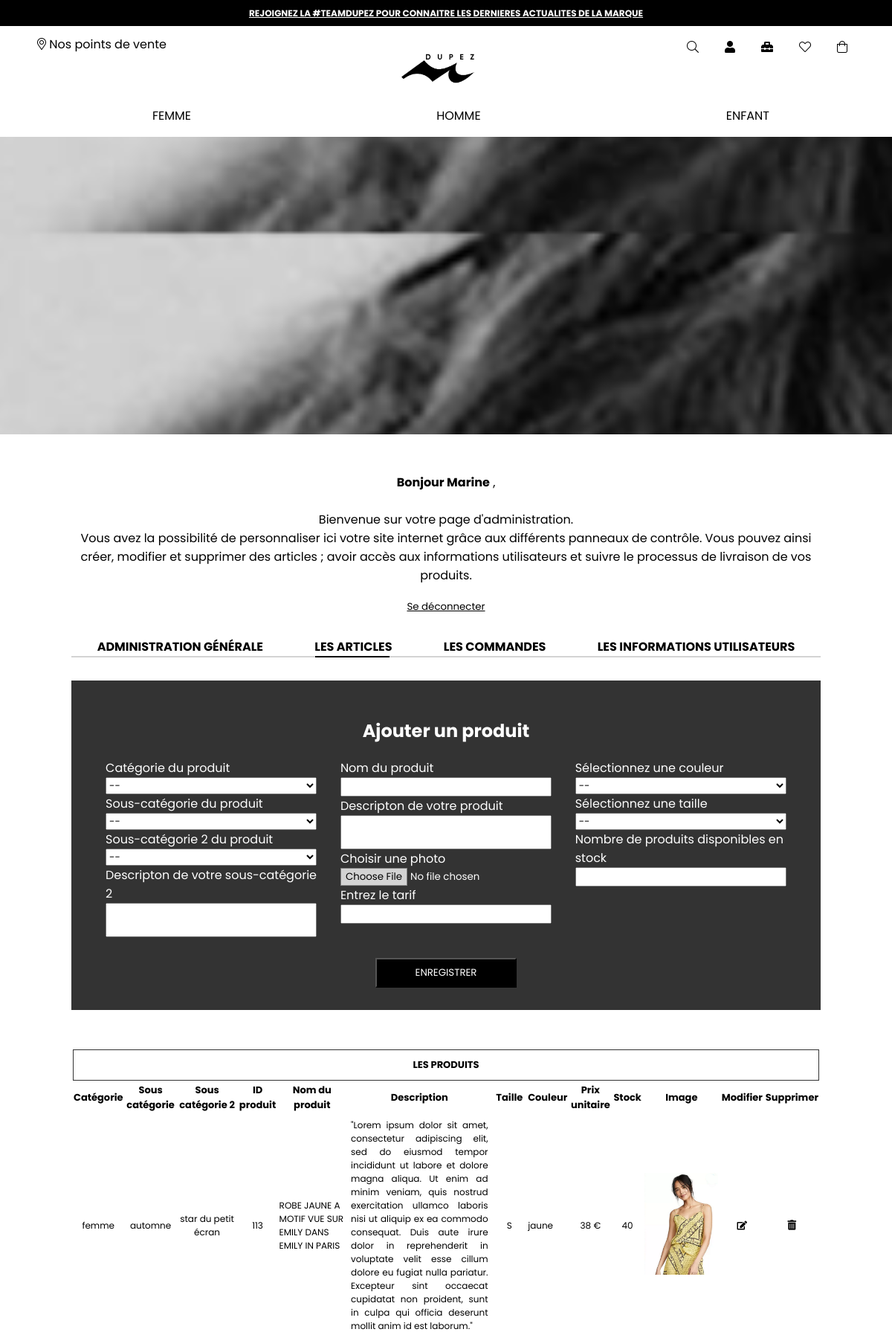
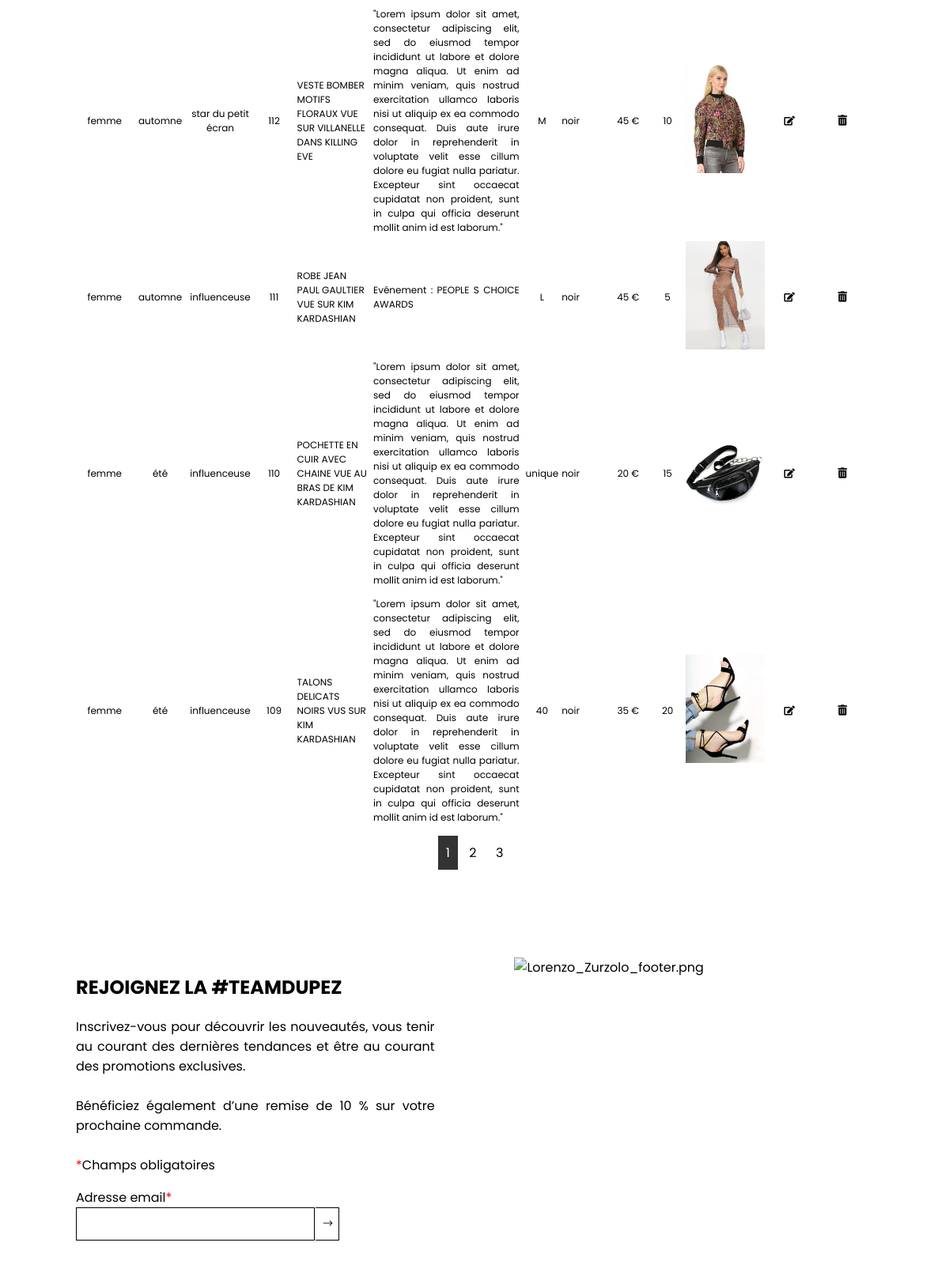
Screenshot of /stock_management.php (signed in, upper part) with the database file from the repository (2 pictures, top to bottom).
### tables this page shows
CREATE TABLE IF NOT EXISTS `categories` (
  `id_category` int(11) NOT NULL AUTO_INCREMENT,
  `name_category` varchar(250) NOT NULL,
  `description_category` text DEFAULT NULL,
  PRIMARY KEY (`id_category`)
);

CREATE TABLE IF NOT EXISTS `products` (
  `id_product` int(11) NOT NULL AUTO_INCREMENT,
  `id_sub_category_2` int(11) NOT NULL,
  `product_name` varchar(255) NOT NULL,
  `description` text NOT NULL,
  `picture` varchar(255) NOT NULL,
  `price` int(11) NOT NULL,
  PRIMARY KEY (`id_product`)
);

CREATE TABLE IF NOT EXISTS `sub_categories` (
  `id_sub_category` int(11) NOT NULL AUTO_INCREMENT,
  `name_sub_category` varchar(255) NOT NULL,
  `description_sub_category` text NOT NULL,
  PRIMARY KEY (`id_sub_category`)
);

CREATE TABLE IF NOT EXISTS `sub_categories_2` (
  `id_sub_category_2` int(11) NOT NULL AUTO_INCREMENT,
  `id_category` int(11) NOT NULL,
  `id_sub_category` int(11) NOT NULL,
  `name_sub_category_2` varchar(255) NOT NULL,
  `description_sub_category_2` text DEFAULT NULL,
  PRIMARY KEY (`id_sub_category_2`)
);

CREATE TABLE IF NOT EXISTS `product_details` (
  `id_product_detail` int(11) NOT NULL AUTO_INCREMENT,
  `id_product` int(11) NOT NULL,
  `size` varchar(255) NOT NULL,
  `color` varchar(255) NOT NULL,
  PRIMARY KEY (`id_product_detail`)
);

CREATE TABLE IF NOT EXISTS `stock_products` (
  `id_stock_product` int(11) NOT NULL AUTO_INCREMENT,
  `id_product_detail` int(11) NOT NULL,
  `product_name` varchar(255) NOT NULL,
  `stock` int(11) NOT NULL,
  PRIMARY KEY (`id_stock_product`)
);

### stock_management.php (the view, shortened to what this page needs)
<!DOCTYPE html>
<html lang="fr" dir="ltr">
<head>
    <link rel="stylesheet" href="fontawesome/all.css">
    <link rel="stylesheet" href="css/general.css">
    <link rel="stylesheet" href="css/header.css">
    <link rel="stylesheet" href="css/footer.css">
    <link rel="stylesheet" type="text/css" href="css/admin_space_head_page.css">
    <link rel="stylesheet" href="css/admin_general.css">
</head>
<body>
	<header>
		<?php include("includes/header.php")?>
	</header>
    <main>
        <?php if(isset($_SESSION['user']['id_user']) AND $_SESSION['user']['account_type'] === 'admin'){?>
        <section class="banner">
        </section>
        <section class="forme stock_management" id="stock_management">
            <?php include("includes/admin_space_head_page.php"); ?>
            <div class="bar">
                <div class="progression-bar_stock"></div>
            </div>
            <form action="" method="post" enctype="multipart/form-data" class="form_admin">
                <h1>Ajouter un produit</h1>
                <div class="form_admin_body">
                    <div class="form_admin_position">
                        <label for="category">Catégorie du produit</label>
                        <select name="category" class="input_admin">
                            <option value="">--</option>
                        </select>
                        <label for="sub_category">Sous-catégorie du produit</label>
                        <select name="sub_category" class="input_admin">
                            <option value="">--</option>
                        </select>
                        <label for="sub_category_2">Sous-catégorie 2 du produit</label>
                        <select name="sub_category_2" class="input_admin">
                            <option value="">--</option>
                        </select>
                        <label for="description_sub_categories_2">Descripton de votre sous-catégorie 2</label>
                        <textarea type="textarea" name="description_sub_category_2"></textarea>
                    </div>
                    <div class="form_admin_position">
                        <label for="product_name">Nom du produit</label>
                        <input type="text" name="product_name" class="input_admin">
                        <label for="description">Descripton de votre produit</label>
                        <textarea type="textarea" name="description"></textarea>
                        <label for="file">Choisir une photo</label>
                        <input id="file" type="file" name="picture" class="input_admin input_file">
                        <label for="price">Entrez le tarif</label>
                        <input type="number" name="price" step="0.01" class="input_admin">
                    </div>
                    <div class="form_admin_position">
                        <label for="color">Sélectionnez une couleur</label>
                        <select name="color" class="input_admin">
                            <option value="">--</option>
                        </select>
                        <label for="size">Sélectionnez une taille</label>
                        <select name="size" class="input_admin">
                            <option value="">--</option>
                        </select>
                        <label for="stock">Nombre de produits disponibles en stock</label>
                        <input type="number" name="stock" class="input_admin">
                    </div>
                </div>
                <div class="button_admin_position">
                    <input type="submit" name="insert_product" value="ENREGISTRER" class="button_admin">
                </div>
            </form>
            <?php
                $produitsParPage = 5;
                $total_produits = $connexion_db->prepare("SELECT COUNT(*) AS total FROM products, product_details, stock_products, categories, sub_categories, sub_categories_2 WHERE
                products.id_product = product_details.id_product
                AND products.id_sub_category_2 = sub_categories_2.id_sub_category_2
                AND sub_categories_2.id_category = categories.id_category
                AND sub_categories_2.id_sub_category = sub_categories.id_sub_category
                AND product_details.id_product_detail = stock_products.id_product_detail");
                $total_produits->execute();
                $donnees_total = $total_produits->fetch();
                $total = $donnees_total['total'];
                $nombreDePages = ceil($total/$produitsParPage);
                if(isset($_GET['page']))
                {
                    $pageActuelle = intval($_GET['page']);
                    if($pageActuelle > $nombreDePages)
                    {
                        $pageActuelle = $nombreDePages;
                    }
                }
                else
                {
                     $pageActuelle = 1;
                }
                $premiereEntree = ($pageActuelle-1)*$produitsParPage;
                $retour_produits = $connexion_db->prepare('SELECT products.*,product_details.*,stock_products.*,sub_categories_2.*,categories.*,sub_categories.*,categories.* FROM products, product_details, stock_products, categories, sub_categories, sub_categories_2 WHERE products.id_product = product_details.id_product AND products.id_sub_category_2 = sub_categories_2.id_sub_category_2 AND sub_categories_2.id_category = categories.id_category AND sub_categories_2.id_sub_category = sub_categories.id_sub_category AND product_details.id_product_detail = stock_products.id_product_detail ORDER BY products.id_product DESC LIMIT '.$premiereEntree.', '.$produitsParPage.'');
                $retour_produits->execute();
            ?>
            <table class="table_admin" id="table_products">
                <thead>
                    <tr><th colspan="13" class="table_title">LES PRODUITS</th></tr>
                    <tr>
                        <th>Catégorie</th>
                        <th>Sous catégorie</th>
                        <th>Sous catégorie 2</th>
                        <th>ID produit</th>
                        <th>Nom du produit</th>
                        <th>Description</th>
                        <th>Taille</th>
                        <th>Couleur</th>
                        <th>Prix unitaire</th>
                        <th>Stock</th>
                        <th>Image</th>
                        <th>Modifier</th>
                        <th>Supprimer</th>
                    </tr>
                </thead>
                <tbody>
                    <?php while($donnees_messages = $retour_produits->fetch()) {?>
                    <tr>
                        <td class="table_middle"><?php echo $donnees_messages['name_category']?></td>
                        <td class="table_middle"><?php echo $donnees_messages['name_sub_category']?></td>
                        <td class="table_middle"><?php echo $donnees_messages['name_sub_category_2']?></td>
                        <td class="table_middle"><?php echo $donnees_messages['id_product'] ?></td>
                        <td><?php echo $donnees_messages['product_name'] ?></td>
                        <td class="table_justify"><?php echo $donnees_messages['description'] ?></td>
                        <td class="table_middle"><?php echo $donnees_messages['size'] ?></td>
                        <td><?php echo $donnees_messages['color'] ?></td>
                        <td class="table_middle"><?php echo $donnees_messages['price']." €" ?></td>
                        <td class="table_middle"><?php echo $donnees_messages['stock'] ?></td>
                        <td class="table_middle">
                            <img src="<?php echo $donnees_messages['picture']?>" width="100">
                        </td>
                        <td class="table_middle">
                            <a href="stock_management.php?product_edit=<?php echo $donnees_messages['id_product'] ?>&amp;detail=<?php echo $donnees_messages['id_product_detail'] ?>#modify"><i class="fas fa-edit"></i></a>
                        </td>
                        <td class="table_middle">
                            <form method="post" action="">
                                <button type="submit" name="delete_product"><i class="fas fa-trash-alt"></i></button>
                            </form>
                        </td>
                    </tr><?php } ?>
                </tbody>
            </table>
            <?php
                echo '<p class="pagination">';
                for($i=1; $i<=$nombreDePages; $i++)
                {
                     if($i==$pageActuelle)
                     {
                         echo '<span class="actual_page">'.$i.'</span> ';
                     }
                     else
                     {
                          echo ' <a href="stock_management.php?page='.$i.'#table_products" class="other_pages">'.$i.'</a> ';
                     }
                }
                echo '</p>';
                    ?>
        </section>
        <?php
            }else{header('Location:index.php'); exit;}
        ?>
    </main>
    <footer>
        <?php include("includes/footer.php")?>
    </footer>
</body>
</html>

### includes/header.php (shortened to what this page needs)
<?php
	$db = new Database();
?>
<section class="top-nav1">
	<a href="#TEAMDUPEZ">REJOIGNEZ LA #TEAMDUPEZ POUR CONNAITRE LES DERNIERES ACTUALITES DE LA MARQUE</a>
</section>
<section class="top-nav2">
	<div class="sales">
		<a href=""><i class="fal fa-map-marker-alt"></i> Nos points de vente</a>
	</div>
	<div class="logo">
		<a href="index.php"><img src="images/logo.png" alt="logo"></a>
	</div>
	<div class="icones">
		<a href="#search-modal" class="js-modal" id="fa-search"></a>
		<?php
			if(isset($_SESSION['user']['id_user']) AND $_SESSION['user']['account_type'] == "normal")
			{ ?>
				<a href="#connexion-modal" class="js-modal" id="fas-fa-user"></a>
			  <?php
			}
			elseif(isset($_SESSION['user']['id_user']) AND $_SESSION['user']['account_type'] == "admin")
			{?>
				<a href="#connexion-modal" class="js-modal" id="fas-fa-user"></a>
				<a href="#admin-modal"  class="js-modal" id="fa-toolbox"></a>
			  <?php
			}
			else
			{ ?>
			<a href="#connexion-modal" class="js-modal" id="fa-user"></a>
			<?php }
			if(isset($_SESSION['user']['id_user'])){
				$connexion_db = $db->connectDb();
				$id_user = $_SESSION['user']['id_user'];
				$saved_for_later = true;
				$get_wish_list = $connexion_db->prepare("SELECT * FROM wish_list_items WHERE id_user = $id_user AND saved_for_later = $saved_for_later ");
				$get_wish_list->execute();
				$get_cart_items = $connexion_db->prepare("SELECT * FROM cart_items WHERE id_user = $id_user AND saved_for_later = $saved_for_later ");
				$get_cart_items->execute();
				$get_nb_items_cart = $connexion_db->prepare(" SELECT COUNT(*) AS count FROM cart_items  WHERE id_user = $id_user AND saved_for_later = $saved_for_later");
				$get_nb_items_cart->execute();
				$nb_items_cart = $get_nb_items_cart->fetch(PDO::FETCH_ASSOC);
				if(!empty($get_wish_list->fetch(PDO::FETCH_ASSOC))){?>
					<a href="#wish-modal" class="js-modal" id="fas-fa-heart"></a>
				<?php }
				else{ ?> <a href="#wish-modal" class="js-modal" id="fa-heart"></a> <?php }
				if(!empty($get_cart_items->fetch(PDO::FETCH_ASSOC))){?>
					<a href="#cart-modal" class="js-modal" id="fas-shopping-bag"></a>
					<p class="cart_number"><?php echo $nb_items_cart['count']; ?></p>
				<?php }
				else{?> <a href="#cart-modal" class="js-modal" id="fa-shopping-bag"></a> <?php }
			} ?>
	</div>
</section>
<section>
	<nav class="navbar">
		<ul>
			<?php
				$connexion_db = $db->connectDb();
                $get_categories = $connexion_db->prepare("SELECT id_category, UPPER(name_category) AS categorie_maj FROM categories");
                $get_categories->execute();
                while($info_cat = $get_categories->fetch()){
			?>
			<li><a href="#<?php echo "cat-". htmlspecialchars($info_cat['id_category']) ?>-modal" class="js-modal"><?php echo htmlspecialchars($info_cat['categorie_maj']) ?></a></li>
			<?php } $get_categories->closeCursor();?>
		</ul>
	</nav>
</section>

### rows the page displays
categories: categorie_maj "FEMME"
categories: categorie_maj "HOMME"
categories: categorie_maj "ENFANT"
products: categories.name_category "femme", sub_categories.name_sub_category "automne", id_sub_category_2.name_sub_category_2 "star du petit écran", product_details.id_product "113", stock_products.product_name "ROBE JAUNE A MOTIF VUE SUR EMILY DANS EMILY IN PARIS", description "\"Lorem ipsum dolor sit amet, consectetur adipiscing elit, sed do eiusmod tempor incididunt ut labore et dolore magna aliqua. Ut enim ad minim veniam, quis nostrud exercitation ullamco laboris nisi ut aliquip ex ea commodo consequat. Duis aute irure dolor in reprehenderit in voluptate velit esse cillum dolore eu fugiat nulla pariatur. Excepteur sint occaecat cupidatat non proident, sunt in culpa qui officia deserunt mollit anim id est laborum.\"", product_details.size "S", product_details.color "jaune", price "38", stock_products.stock "40", picture (picture)
products: categories.name_category "femme", sub_categories.name_sub_category "automne", id_sub_category_2.name_sub_category_2 "star du petit écran", product_details.id_product "112", stock_products.product_name "VESTE BOMBER MOTIFS FLORAUX VUE SUR VILLANELLE DANS KILLING EVE", description "\"Lorem ipsum dolor sit amet, consectetur adipiscing elit, sed do eiusmod tempor incididunt ut labore et dolore magna aliqua. Ut enim ad minim veniam, quis nostrud exercitation ullamco laboris nisi ut aliquip ex ea commodo consequat. Duis aute irure dolor in reprehenderit in voluptate velit esse cillum dolore eu fugiat nulla pariatur. Excepteur sint occaecat cupidatat non proident, sunt in culpa qui officia deserunt mollit anim id est laborum.\"", product_details.size "M", product_details.color "noir", price "45", stock_products.stock "10", picture (picture)
products: categories.name_category "femme", sub_categories.name_sub_category "automne", id_sub_category_2.name_sub_category_2 "influenceuse", product_details.id_product "111", stock_products.product_name "ROBE JEAN PAUL GAULTIER VUE SUR KIM KARDASHIAN", description "Evénement : PEOPLE S CHOICE AWARDS", product_details.size "L", product_details.color "noir", price "45", stock_products.stock "5", picture (picture)
products: categories.name_category "femme", sub_categories.name_sub_category "été", id_sub_category_2.name_sub_category_2 "influenceuse", product_details.id_product "110", stock_products.product_name "POCHETTE EN CUIR AVEC CHAINE VUE AU BRAS DE KIM KARDASHIAN", description "\"Lorem ipsum dolor sit amet, consectetur adipiscing elit, sed do eiusmod tempor incididunt ut labore et dolore magna aliqua. Ut enim ad minim veniam, quis nostrud exercitation ullamco laboris nisi ut aliquip ex ea commodo consequat. Duis aute irure dolor in reprehenderit in voluptate velit esse cillum dolore eu fugiat nulla pariatur. Excepteur sint occaecat cupidatat non proident, sunt in culpa qui officia deserunt mollit anim id est laborum.\"", product_details.size "unique", product_details.color "noir", price "20", stock_products.stock "15", picture (picture)
products: categories.name_category "femme", sub_categories.name_sub_category "été", id_sub_category_2.name_sub_category_2 "influenceuse", product_details.id_product "109", stock_products.product_name "TALONS DELICATS NOIRS VUS SUR KIM KARDASHIAN", description "\"Lorem ipsum dolor sit amet, consectetur adipiscing elit, sed do eiusmod tempor incididunt ut labore et dolore magna aliqua. Ut enim ad minim veniam, quis nostrud exercitation ullamco laboris nisi ut aliquip ex ea commodo consequat. Duis aute irure dolor in reprehenderit in voluptate velit esse cillum dolore eu fugiat nulla pariatur. Excepteur sint occaecat cupidatat non proident, sunt in culpa qui officia deserunt mollit anim id est laborum.\"", product_details.size "40", product_details.color "noir", price "35", stock_products.stock "20", picture (picture)

### other values shown
$_SESSION['user']['firstname'] "Marine"
